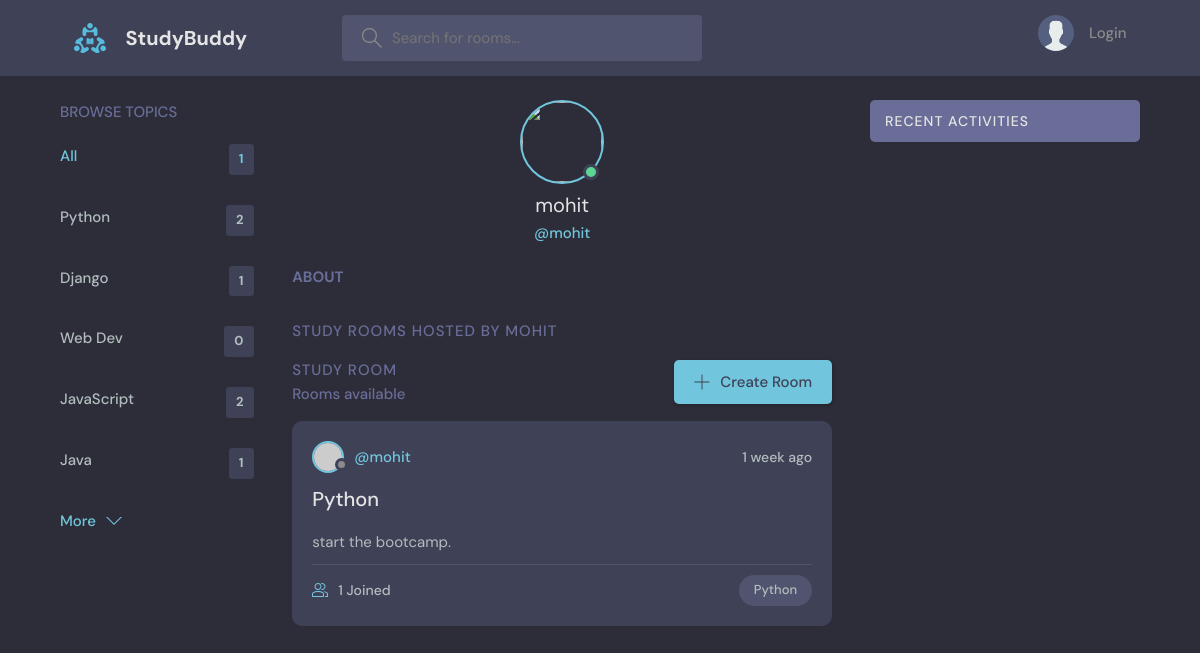
The page /profile/3 on the database its author committed.
### base/models.py (models this page shows, shortened)
class Topic(models.Model):
    name = models.CharField( max_length=200 )
    def __str__(self):
        return self.name

class Room(models.Model):
    host = models.ForeignKey(User, on_delete=models.SET_NULL, null=True)
    topic = models.ForeignKey(Topic, on_delete=models.SET_NULL, null=True)
    participants = models.ManyToManyField(User, related_name='participants', blank=True)
    name = models.CharField( max_length=200 )
    description = models.TextField( null=True )
    created = models.DateTimeField( auto_now_add=True )
    updated = models.DateTimeField( auto_now=True )
    class Meta:
        ordering = ['-updated','-created']

### base/views.py (the view)
# urls.py: path('profile/<str:pk>', views.profilePage, name='profile'),
def profilePage(request, pk):
    user = User.objects.get(id=pk)
    rooms = user.room_set.all()
    room_messages = user.message_set.all()
    topics = Topic.objects.all()
    context = {'user':user, 'rooms':rooms, 'room_messages':room_messages,'topics':topics}
    return render(request, 'base/profile.html' ,context)

### base/templates/base/profile.html (shortened to what this page needs)
{% extends 'main.html' %}
{% load static %}
{% block content %}
<main class="profile-page layout layout--3">
  <div class="container">
    {% include 'base/topics_component.html' %}
    <div class="roomList">
        <div class="profile">
          <div class="profile__avatar">
            <div class="avatar avatar--large active">
              <img src="{{user.avatar.url}}" />
            </div>
          </div>
          <div class="profile__info">
            <h3>{{user.username}}</h3>
            <p>@{{user.username}}</p>
          </div>
          <div class="profile__about">
            <h3>About</h3>
          </div>
        </div>
        <div class="roomList__header">
          <div>
            <h2>Study Rooms Hosted by {{user.username}}</a>
            </h2>
          </div>
        </div>
        {% include 'base/feed_component.html' %}
    </div>
    {% include 'base/activity_component.html' %}
  </div>
</main>
{% endblock content %}

### base/templates/base/topics_component.html
<div class="topics">
  <div class="topics__header">
    <h2>Browse Topics</h2>
  </div>
  <ul class="topics__list">
    <li>
      <a href="{% url 'home' %}" class="active">All <span>{{rooms.count}}</span></a>
    </li>
    {% for topic in topics %}
    <li>
      <a href="{% url 'home' %}?q={{topic.name}}">{{topic.name}} <span>{{topic.room_set.all.count}}</span></a>
    </li>
    {% endfor %}
  </ul>
  <a class="btn btn--link" href="{% url 'topics' %}">
    More
    <svg version="1.1" xmlns="http://www.w3.org/2000/svg" width="32" height="32" viewBox="0 0 32 32">
      <title>chevron-down</title>
      <path d="M16 21l-13-13h-3l16 16 16-16h-3l-13 13z"></path>
    </svg>
  </a>
</div>

### base/templates/base/feed_component.html (shortened to what this page needs)
<div class="roomList">
  <div class="roomList__header">
    <div>
      <h2>Study Room</h2>
      <p>{{room_count}} Rooms available</p>
    </div>
    <a class="btn btn--main" href="{% url 'create-room' %}">
      <svg version="1.1" xmlns="http://www.w3.org/2000/svg" width="32" height="32" viewBox="0 0 32 32">
        <title>add</title>
        <path
          d="M16.943 0.943h-1.885v14.115h-14.115v1.885h14.115v14.115h1.885v-14.115h14.115v-1.885h-14.115v-14.115z"
        ></path>
      </svg>
      Create Room
    </a>
  </div>
  {% for room in rooms %}
    <div class="roomListRoom">
        <div class="roomListRoom__header">
          <a href="{% url 'profile' room.host.id %}" class="roomListRoom__author">
            <div class="avatar avatar--small">
              <img src="https://randomuser.me/api/portraits/women/11.jpg" />
            </div>
            <span>@{{room.host.username}}</span>
          </a>
          <div class="roomListRoom__actions">
            <span>{{room.created | timesince }} ago</span>
          </div>
        </div>
        <div class="roomListRoom__content">
          <a href="{% url 'room' room.id %}">{{room.topic.name}}</a>
          <p>
            {{room.description}}
          </p>
        </div>
        <div class="roomListRoom__meta">
          <a href="room.html" class="roomListRoom__joined">
            {{room.participants.count}} Joined
          </a>
          <p class="roomListRoom__topic">{{room.topic}}</p>
        </div>
    </div>
  {% endfor %}
</div>

### rows shown on the page
Topic: name "Python", room_set.all.count "2"
Topic: name "Django", room_set.all.count "1"
Topic: name "Web Dev", room_set.all.count "0"
Topic: name "JavaScript", room_set.all.count "2"
Topic: name "Java", room_set.all.count "1"
Room: host.username "mohit", created "1 week", topic.name "Python", description "start the bootcamp.", participants.count "1", topic "Python"

### other values the page prints
{{ rooms.count }} "1"
{{ user.username }} "mohit"
{{ user.username }} "MOHIT"
